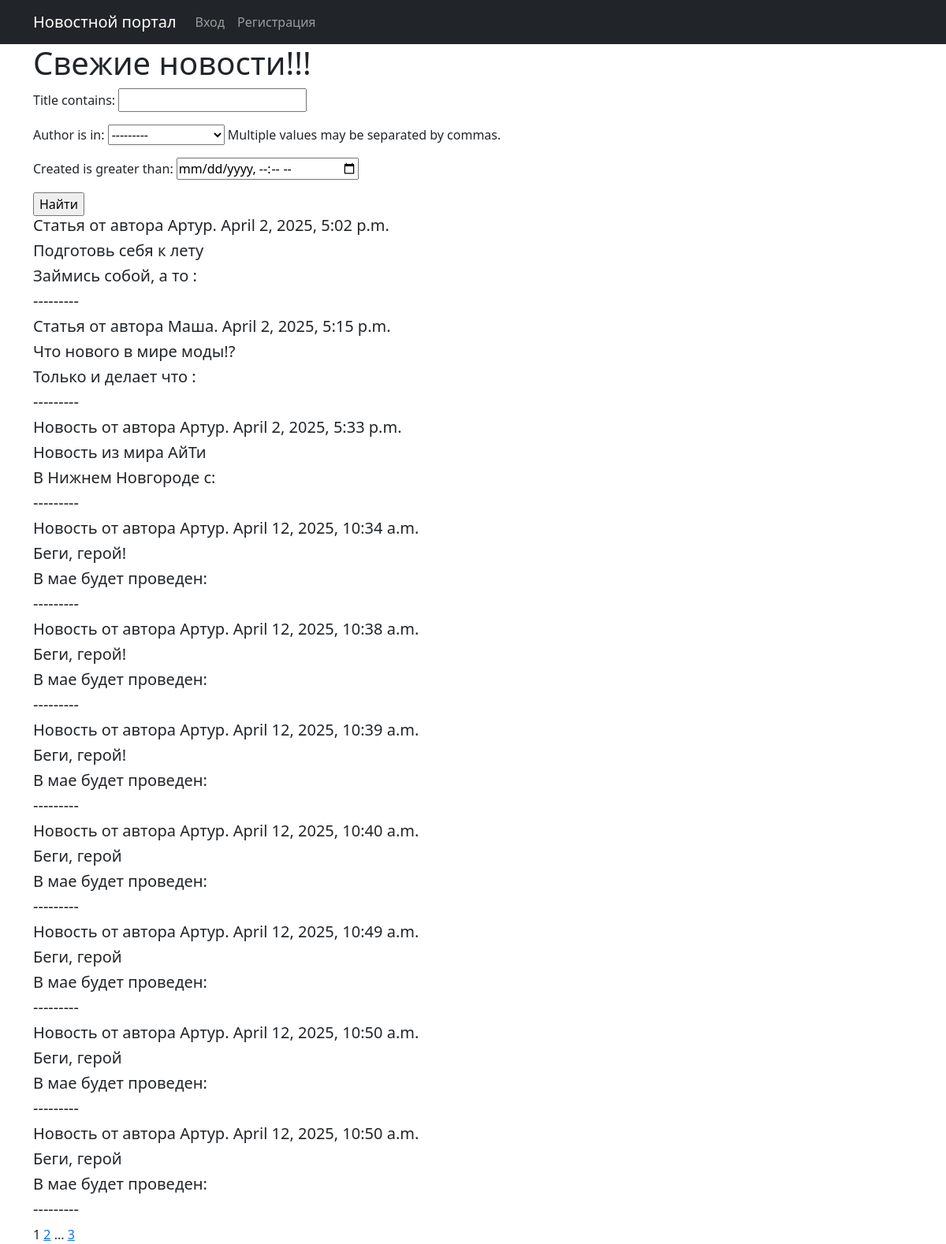
Page /news/ on the committed database.
### news/models.py (models this page shows, shortened)
class Post(models.Model):
    news = 'news'
    article = 'article'
    POSITIONS = [(news, 'Новость'), (article, 'Статья')]
    positions = models.CharField(max_length = 7,
                                choices = POSITIONS,
                                default = news)
    author = models.ForeignKey(Author, on_delete = models.CASCADE, related_name = 'posts')
    created = models.DateTimeField(auto_now_add = True)
    category = models.ManyToManyField('Category', through = 'PostCategory')
    title = models.CharField(max_length = 50)
    content = models.TextField()
    rating = models.IntegerField(default = 0)
    def preview(self):
        return f'{self.content[:20]}:'

class Author(models.Model):
    user = models.OneToOneField(User, on_delete=models.CASCADE)
    rating = models.IntegerField(default = 0)

### news/views.py (the view)
# urls.py: path('', PostList.as_view(), name='news_list'),
class PostList(ListView):
    model = Post
    template_name = 'news.html'
    context_object_name = 'news'
    paginate_by = 10
    def get_queryset(self):
        queryset = super().get_queryset()
        self.filterset = PostFilter(self.request.GET, queryset=queryset)
        return self.filterset.qs
    def get_context_data(self, **kwargs):
        context = super().get_context_data(**kwargs)
        context['filterset'] = self.filterset
        return context

### templates/news.html (shortened to what this page needs)
{% extends 'flatpages/default.html' %}
{% load custom_filters %}
{% load custom_tags %}
{% block content %}
<h1>Свежие новости!!!</h1>
   <form action="" method="get">
       {{ filterset.form.as_p }}
       <input type="submit" value="Найти" />
   </form>
{% for i in object_list %}
<h5>{{ i.get_positions_display }} от автора {{ i.author.user }}. {{ i.created }}</h5>
<h5>{{i.title}}</h5>
<h5>{{i.preview}}</h5>
<h5>---------</h5>
{% endfor %}
   {{ page_obj.number }}
   {% if page_obj.has_next %}
       <a href="?page={{ page_obj.next_page_number }}">{{ page_obj.next_page_number }}</a>
       {% if paginator.num_pages != page_obj.next_page_number %}
           ...
           <a href="?page={{ page_obj.paginator.num_pages }}">{{ page_obj.paginator.num_pages }}</a>
       {% endif %}
   {% endif %}
{% endblock content %}

### rows in the picture
Post: positions "Статья", author.user "Артур", created "April 2, 2025, 5:02 p.m.", title "Подготовь себя к лету", preview "Займись собой, а то :"
Post: positions "Статья", author.user "Маша", created "April 2, 2025, 5:15 p.m.", title "Что нового в мире моды!?", preview "Только и делает что :"
Post: positions "Новость", author.user "Артур", created "April 2, 2025, 5:33 p.m.", title "Новость из мира АйТи", preview "В Нижнем Новгороде с:"
Post: positions "Новость", author.user "Артур", created "April 12, 2025, 10:34 a.m.", title "Беги, герой!", preview "В мае будет проведен:"
Post: positions "Новость", author.user "Артур", created "April 12, 2025, 10:38 a.m.", title "Беги, герой!", preview "В мае будет проведен:"
Post: positions "Новость", author.user "Артур", created "April 12, 2025, 10:39 a.m.", title "Беги, герой!", preview "В мае будет проведен:"
Post: positions "Новость", author.user "Артур", created "April 12, 2025, 10:40 a.m.", title "Беги, герой", preview "В мае будет проведен:"
Post: positions "Новость", author.user "Артур", created "April 12, 2025, 10:49 a.m.", title "Беги, герой", preview "В мае будет проведен:"
Post: positions "Новость", author.user "Артур", created "April 12, 2025, 10:50 a.m.", title "Беги, герой", preview "В мае будет проведен:"
Post: positions "Новость", author.user "Артур", created "April 12, 2025, 10:50 a.m.", title "Беги, герой", preview "В мае будет проведен:"

### other values in the picture
{{ page_obj.number }} "1"
{{ page_obj.next_page_number }} "2"
{{ page_obj.paginator.num_pages }} "3"
